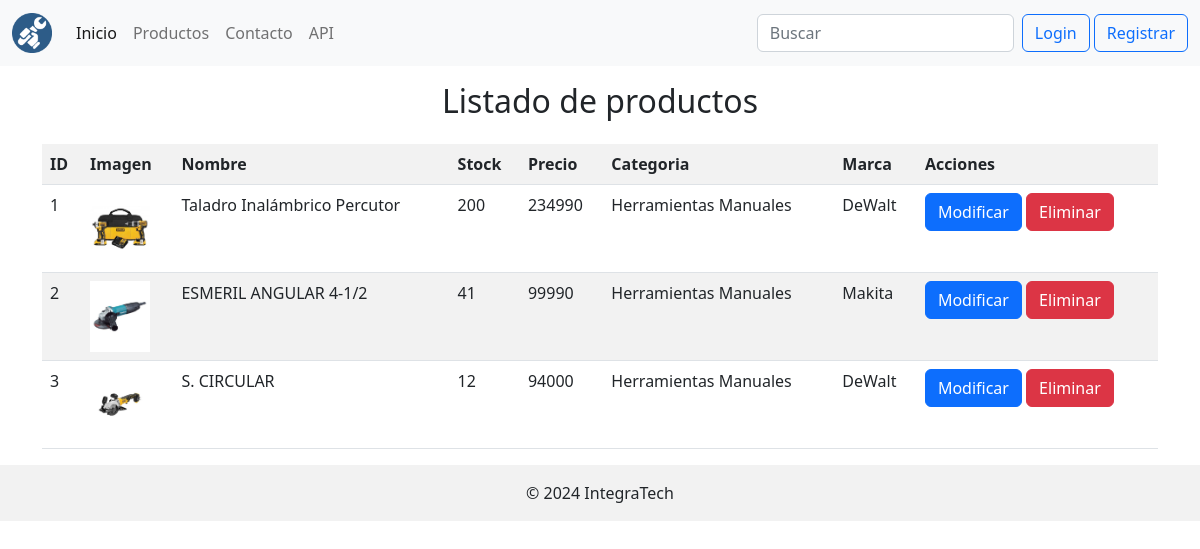
Before: /listarProducto/ with the older database file.
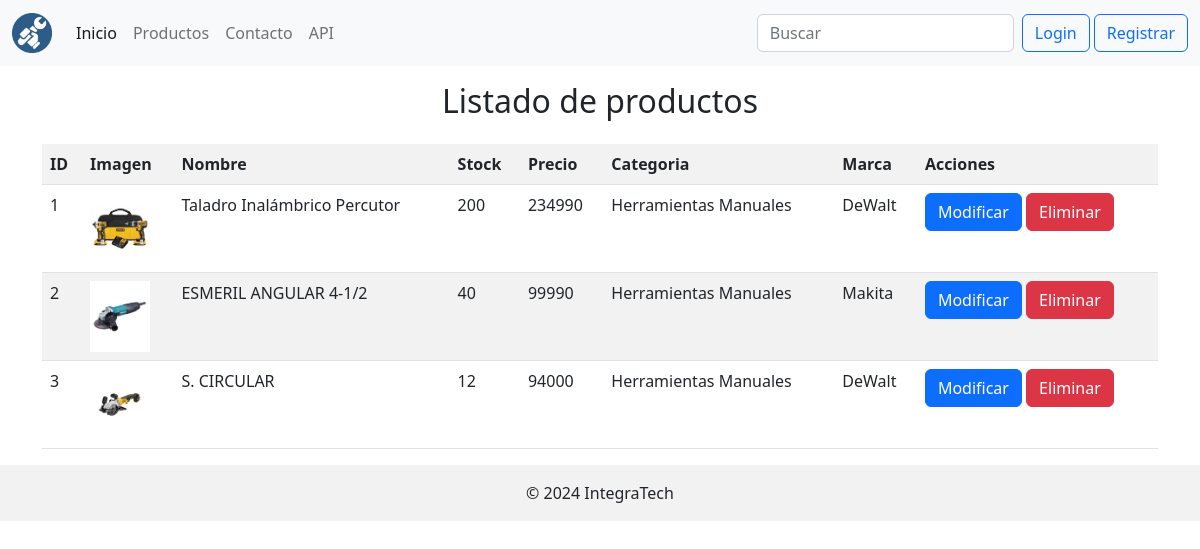
After: the same page with the newer database file.
### app/models.py (models this page shows, shortened)
class Producto(models.Model):
    id_producto = models.IntegerField(primary_key=True)
    nombre = models.CharField(max_length=40, null=False)
    precio = models.IntegerField(null=False)
    stock  = models.IntegerField(null=False)
    descripcion = models.CharField(max_length=100, null=False)
    imagen = models.ImageField(upload_to='imagenesProducto')
    fecha_agregar = models.DateField(auto_now_add=True)
    categoria = models.ForeignKey(Categoria, on_delete=models.CASCADE)
    marca = models.ForeignKey(Marca, on_delete=models.CASCADE, null=True)

class Categoria(models.Model):
    id_categoria = models.IntegerField(primary_key=True)
    nombre_categoria = models.CharField(max_length=30, null=False)

class Marca(models.Model):
    id_marca = models.IntegerField(primary_key=True)
    nombre_marca = models.CharField(max_length=30, null=False)

### app/views.py (the view)
# urls.py: path('listarProducto/', views.listarProducto, name='listarProducto'),
def listarProducto(request):
    productos = Producto.objects.all()
    data = {
        'productos':productos
    }
    return render(request, 'bodeguero/listarProducto.html', data)

### app/templates/Bodeguero/listarProducto.html (shortened to what this page needs)
{% extends 'base.html' %}
{% load static %}
{% block content %}
{% load humanize %}
<h2 class="mt-3 text-center">Listado de productos</h2>
<div class="container mt-4">
    <table class="table table-striped table-hover">
        <tr>
            <th>ID</th>
            <th>Imagen</th>
            <th>Nombre</th>
            <th>Stock</th>
            <th>Precio</th>
            <th>Categoria</th>
            <th>Marca</th>
            <th>Acciones</th>
        </tr>
        {% for p in productos %}
        <tr>
            <td>{{p.id_producto}}</td>
            <td><img style="width: 60px;" src="{{p.imagen.url}}" alt=""></td>
            <td>{{p.nombre}}</td>
            <td>{{p.stock}}</td>
            <td>{{p.precio}}</td>
            <td>{{p.categoria.nombre_categoria}}</td>
            <td>{% if p.marca.nombre_marca == null %}
                -----
            {% else %}
                {{ p.marca.nombre_marca }}
            {% endif %}
            </td>
            <td>
                <a href="{% url 'modificarProducto' p.id_producto%}" class="btn btn-primary">Modificar</a>
                <a href="{% url 'eliminarProducto' p.id_producto%}" class="btn btn-danger">Eliminar</a>
            </td>
        </tr>
        {% endfor %}
    </table>
</div>
{% endblock %}

Changed rows visible on the page:
changed Producto "ESMERIL ANGULAR 4-1/2": stock "41" → "40"
